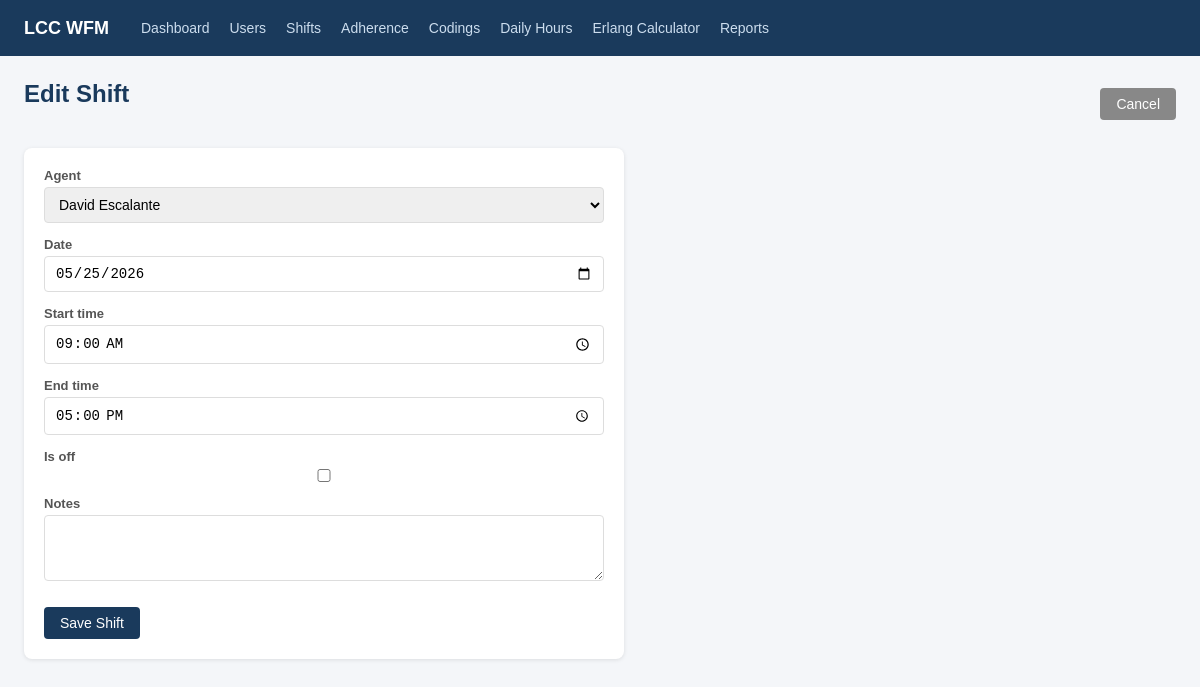
The page /shifts/2/edit/ (signed in) on the database its author committed.
### scheduling/models.py (models this page shows, shortened)
class Shift(models.Model):
    agent = models.ForeignKey(Agent, on_delete=models.CASCADE, related_name='shifts')
    date = models.DateField()
    start_time = models.TimeField()
    end_time = models.TimeField()
    is_off = models.BooleanField(default=False)
    notes = models.TextField(blank=True)
    class Meta:
        ordering = ['date', 'start_time']

### scheduling/views.py (the view)
# urls.py: path('shifts/<int:pk>/edit/', views.shift_edit, name='shift_edit'),
@login_required
def shift_edit(request, pk):
    shift = get_object_or_404(Shift, pk=pk)
    form = ShiftForm(request.POST or None, instance=shift)
    if request.method == 'POST' and form.is_valid():
        form.save()
        messages.success(request, "Shift updated successfully.")
        return redirect('shift_list')
    return render(request, 'scheduling/shift_form.html', {
        'form': form,
        'title': 'Edit Shift',
        'shift': shift,
    })

### scheduling/forms.py
class ShiftForm(forms.ModelForm):
    class Meta:
        model = Shift
        fields = ['agent', 'date', 'start_time', 'end_time', 'is_off', 'notes']
        widgets = {
            'date': forms.DateInput(attrs={'type': 'date'}),
            'start_time': forms.TimeInput(attrs={'type': 'time'}),
            'end_time': forms.TimeInput(attrs={'type': 'time'}),
            'notes': forms.Textarea(attrs={'rows': 3}),
        }

### scheduling/models.py (called while the page is built)
    def __str__(self):
        return self.agent_name or self.user.get_full_name() or self.user.username

### templates/scheduling/shift_form.html (shortened to what this page needs)
{% extends 'base.html' %}
{% block content %}
<div style="display:flex;justify-content:space-between;align-items:center;margin-bottom:20px;">
    <h1>{{ title }}</h1>
    <a href="{% url 'shift_list' %}" class="btn" style="background:#888;color:white;">Cancel</a>
</div>
<div class="card" style="max-width:600px;">
    <form method="post">
        {% for field in form %}
        <div>
            <label>{{ field.label }}</label>
            {{ field }}
        </div>
        {% endfor %}
        <button type="submit" class="btn btn-primary" style="margin-top:8px;">Save Shift</button>
    </form>
</div>
{% endblock %}

### templates/base.html (style rules this page uses)
* { box-sizing: border-box; margin: 0; padding: 0; }
body { font-family: Arial, sans-serif; background: #f4f6f9; color: #333; }
h1 { font-size: 24px; margin-bottom: 20px; color: #1a3a5c; }
.card { background: white; border-radius: 8px; padding: 20px; margin-bottom: 20px; box-shadow: 0 1px 4px rgba(0,0,0,0.1); }
.btn { display: inline-block; padding: 8px 16px; border-radius: 4px; border: none; cursor: pointer; font-size: 14px; text-decoration: none; }
.btn-primary { background: #1a3a5c; color: white; }
form label { display: block; font-size: 13px; font-weight: 600; margin-bottom: 4px; color: #555; }
form input, form select, form textarea { width: 100%; padding: 8px 10px; border: 1px solid #ddd; border-radius: 4px; font-size: 14px; margin-bottom: 14px; }

### templates/scheduling/shift_form.html (style rules this page uses)
.form-input, select, textarea, input[type="date"], input[type="time"], input[type="text"] { width:100%; padding:8px 10px; border:1px solid #ddd; border-radius:4px; font-size:14px; margin-bottom:14px; }
label { display:block; font-size:13px; font-weight:600; margin-bottom:4px; color:#555; }

### rows shown on the page
Shift: form "David Escalante" "05/25/2026" "09:00:00" "17:00:00"

### other values the page prints
{{ title }} "Edit Shift"
{{ field.label }} "Agent" "Date" "Start time" "End time" "Is off" "Notes"
